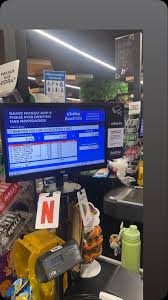
#> input picture linkedin/edicao/original2.png, 168 x 300 px, found by its file name
$ python editar2.py
#> lines starting #> are read from the running program, lines starting #| are printed output that depends on the picture; after the words box and inside, x2 and y2 are one past the last pixel; in counts of white or black regions, pixels touching at a corner belong together; pictures that were not available may be replaced by others from this repository, and a replacement may not be noted
from PIL import Image, ImageDraw, ImageFilter
import numpy as np, io
S=4
orig=Image.open('linkedin/edicao/original2.png').convert('RGB')
#> orig is the input picture: PIL image 168x300 RGB; mean R, G, B 92.9, 89.3, 96.2
im=Image.open('linkedin/edicao/original2_sr4x.png').convert('RGB'); W,H=im.size
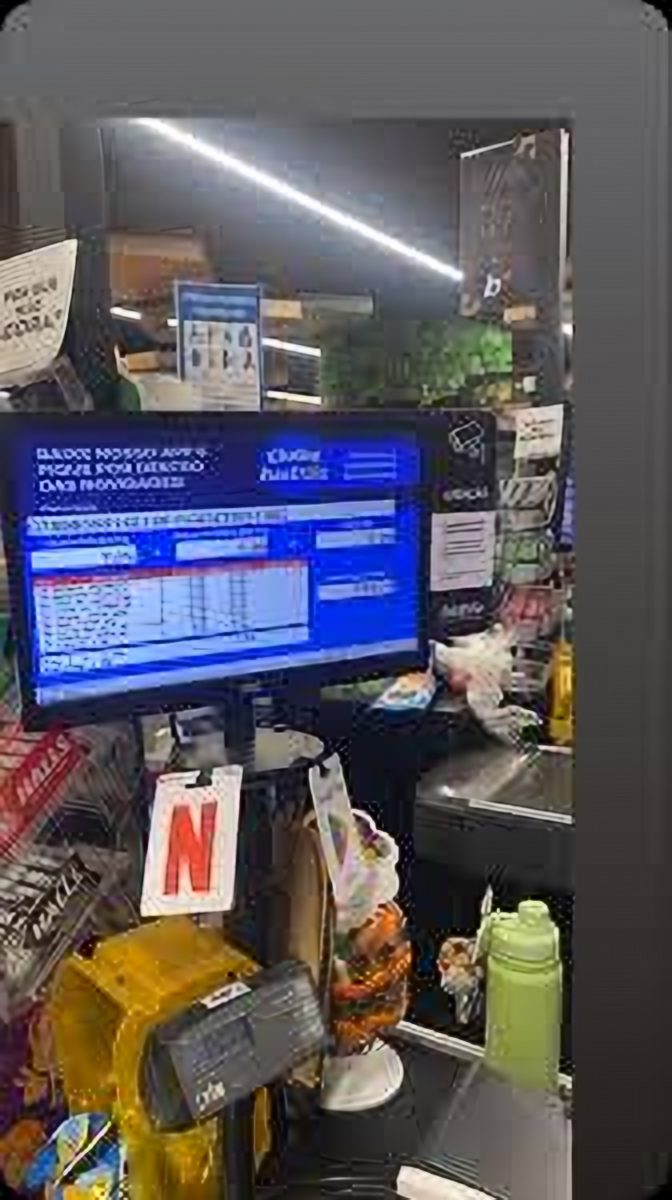
#> input picture linkedin/edicao/original2_sr4x.png, 672 x 1200 px, found by its file name
#> further down, im is the input picture: PIL image 672x1200 RGB; mean R, G, B 91.8, 88.2, 95.1
#> after `W, H = im.size`: W = 672; H = 1200
# quad da tela na foto original (168x300) -> escala S
q=[(1.0,109.0),(105.8,107.4),(106.8,165.4),(8.4,177.2)]
dst=[(x*S,y*S) for x,y in q]
scr=Image.open('video-mercado/out/sys/mk-caixa.png').convert('RGB').resize((880,522),Image.LANCZOS)
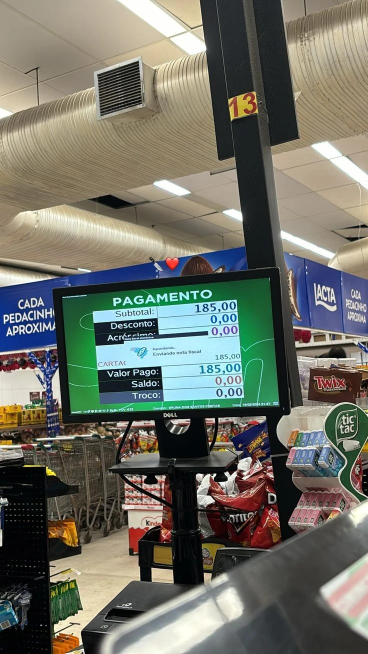
#> input picture linkedin/edicao/original.png, 736 x 1308 px, given in place of mk-caixa.png, which was not available (shown at 1/2 size)
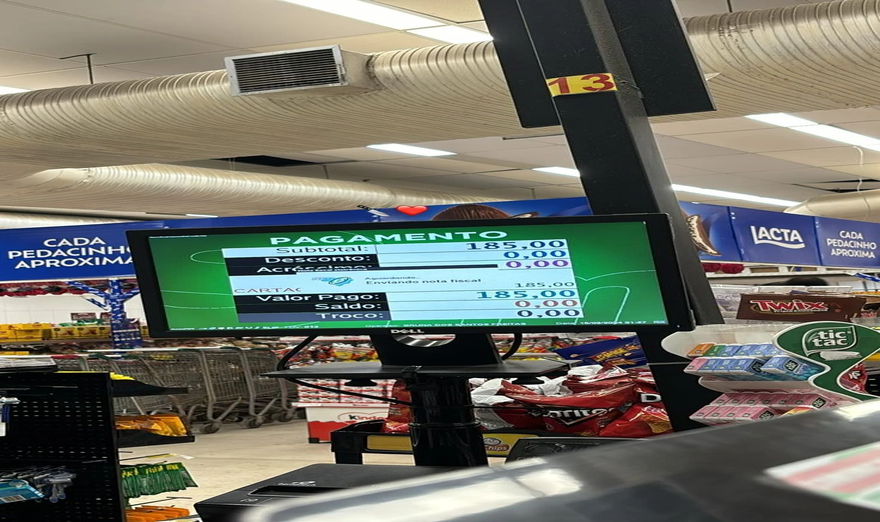
#> scr: PIL image 880x522 RGB; mean R, G, B 111, 112.2, 101.6
sw,sh=scr.size
#> sw = 880; sh = 522
def coeffs(s,d):
    A=[];B=[]
    for (x,y),(u,v) in zip(s,d):
        A.append([x,y,1,0,0,0,-u*x,-u*y]);B.append(u)
        A.append([0,0,0,x,y,1,-v*x,-v*y]);B.append(v)
    return np.linalg.solve(np.array(A,float),np.array(B,float))
c=tuple(coeffs(dst,[(0,0),(sw,0),(sw,sh),(0,sh)]))
warp=scr.transform((W,H),Image.PERSPECTIVE,c,Image.BICUBIC)
gy,gx=np.mgrid[0:sh,0:sw]
g=1-0.28*np.clip((((gx-sw*0.45)/(sw*0.62))**2+((gy-sh*0.4)/(sh*0.7))**2),0,1.4)
gw=np.asarray(Image.fromarray((np.clip(g,0,1)*255).astype(np.uint8)).transform((W,H),Image.PERSPECTIVE,c,Image.BICUBIC)).astype(np.float32)/255.0
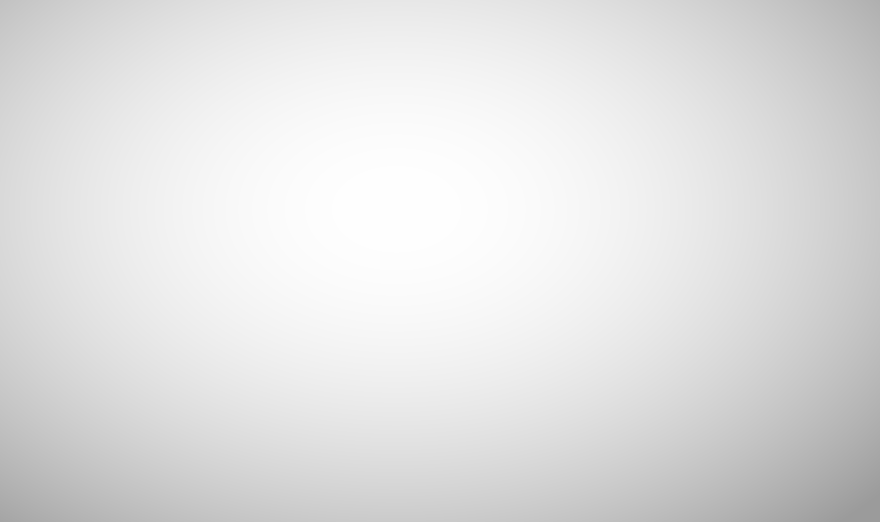
#> g: shape (522, 880) float64; min 0.608, max 1, mean 0.884
qm=Image.new('L',(W,H),0); ImageDraw.Draw(qm).polygon(dst,fill=255)
#> after `qm = Image.new('L', (W, H), 0)`: qm: PIL image 672x1200 L; every value is 0
#> after `ImageDraw.Draw(qm).polygon(dst, fill=255)`:
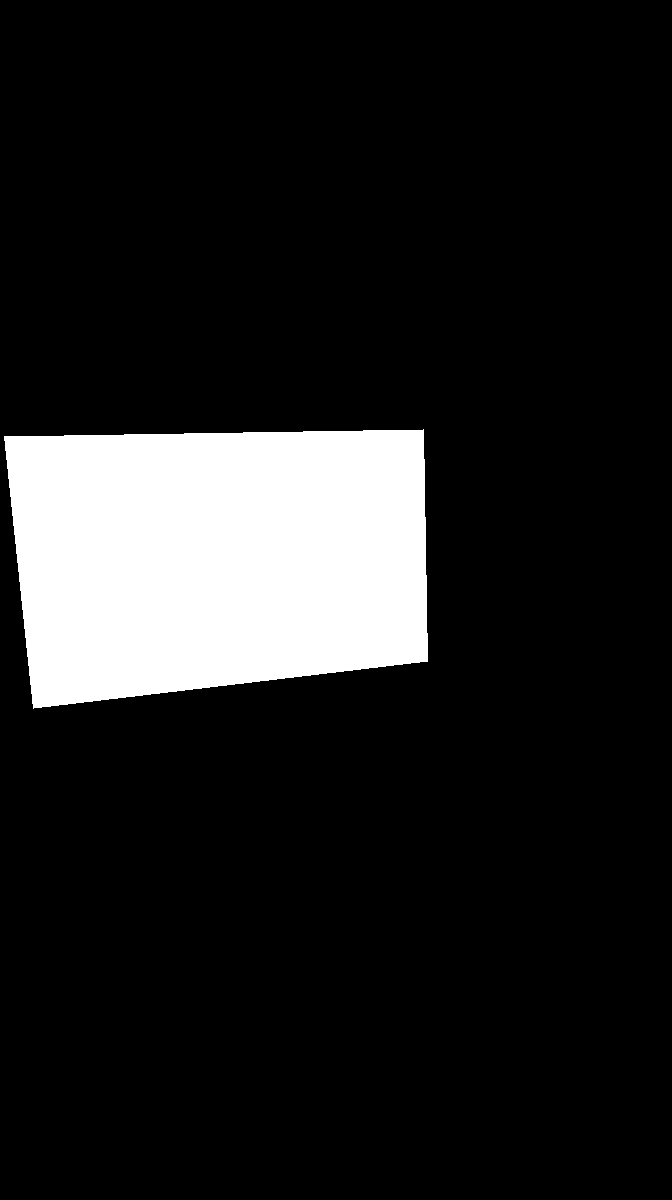
#> qm: PIL image 672x1200 L; 12.8% white; 1 white region, box (x1, y1, x2, y2) and area: (4, 429, 428, 709) 103161
qs=np.asarray(qm.filter(ImageFilter.GaussianBlur(1.6))).astype(np.float32)/255.0
w=np.asarray(warp.filter(ImageFilter.GaussianBlur(2.2))).astype(np.float32)
w=w*gw[...,None]*0.82*np.array([0.94,1.0,1.03])
yy,xx=np.mgrid[0:H,0:W]
w=w*(1-0.012*np.sin(2*np.pi*(yy*0.93+xx*0.12)/9.5))[...,None]
rng=np.random.default_rng(5); w=w+rng.normal(0,3.0,w.shape)
refl=np.clip(1-(xx*0.5+yy*0.9-420)/260,0,1)*np.clip((xx*0.5+yy*0.9-120)/160,0,1)
w=w+refl[...,None]*16
base=np.asarray(im).astype(np.float32)
out=base*(1-qs[...,None])+w*qs[...,None]
bl=np.asarray(Image.fromarray(np.clip(w*qs[...,None],0,255).astype(np.uint8)).filter(ImageFilter.GaussianBlur(14))).astype(np.float32)
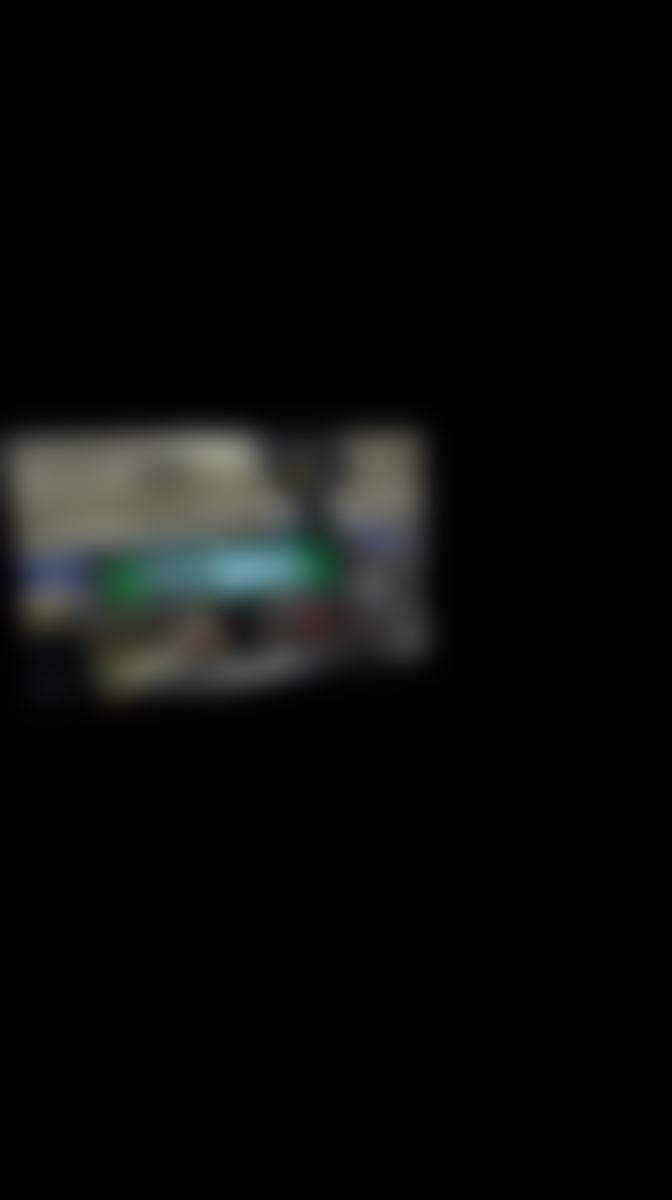
#> bl: shape (1200, 672, 3) float32; mean R, G, B 10.1, 10.9, 10.1
out=out+bl*0.12*(1-qs[...,None])
big=Image.fromarray(np.clip(out,0,255).astype(np.uint8))
nat=big.resize(orig.size,Image.LANCZOS)
buf=io.BytesIO(); nat.save(buf,'JPEG',quality=88); buf.seek(0); nat=Image.open(buf).convert('RGB')
nat.save('linkedin/edicao/caixa2-future-pdv-168x300.jpg',quality=95,subsampling=0)
big.save('linkedin/edicao/caixa2-future-pdv-4x.jpg',quality=92,subsampling=0)
big.crop((0,330,W,780)).save('/tmp/check2.png'); print(nat.size,big.size)
#> after `big.crop((0, 330, W, 780)).save('/tmp/check2.png')`:
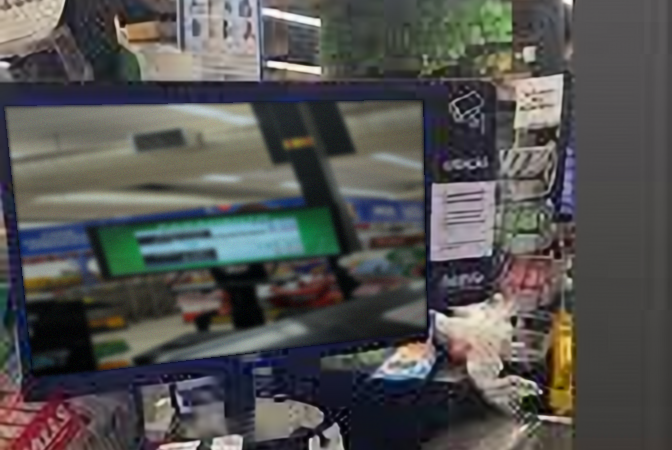
#> saved as check2.png: PIL image 672x450 RGB; mean R, G, B 82.5, 81.9, 80.5
#| (168, 300) (672, 1200)
